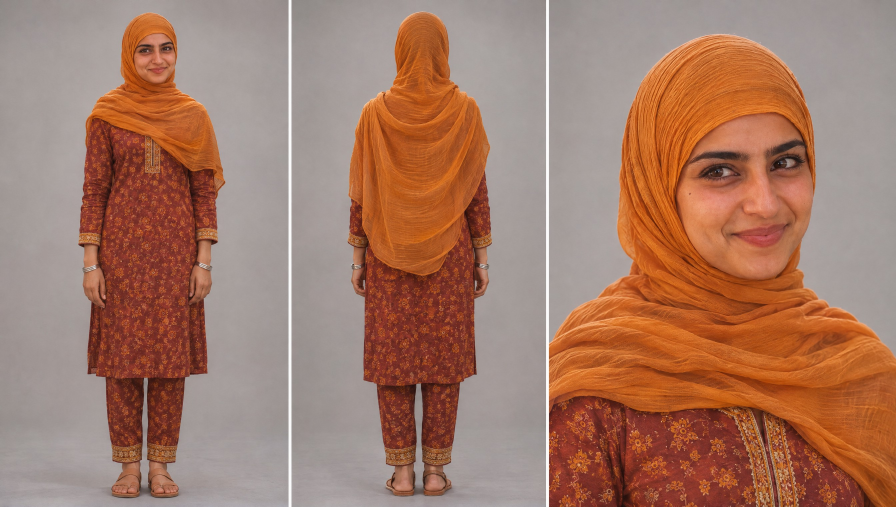
#> input picture bviro/aqr/characters/jokha_sheet.jpg, 2688 x 1520 px, given in place of S4_majlis.png, which was not available (shown at 1/3 size)
$ python reel_360.py ../../aqr/characters ../../aqr/characters/old_face.jpg
#> lines starting #> are read from the running program, lines starting #| are printed output that depends on the picture
### bviro/avatar/tools/reel_kit.py
"""Shared pieces for the presenter reels: brand constants, Arabic captions with chips, the @bviro.1 handle,
talking-clip reader and small drawing helpers. Imported by the per-episode scripts (reel_360.py, ...)."""
import os
import subprocess

from PIL import Image, ImageDraw, ImageFilter, ImageFont

HERE = os.path.dirname(os.path.abspath(__file__))
B = os.path.dirname(os.path.dirname(HERE))  # bviro/
W, H, FPS = 1080, 1920, 30
PURPLE, TURQ, DARK, WHITE = (127, 2, 254), (0, 205, 200), (43, 1, 87), (255, 255, 255)
CHIP, TCHIP = "chip", "tchip"


def ease_out(x):
    x = min(max(x, 0.0), 1.0)
    return 1 - (1 - x) ** 3


def ease_io(x):
    x = min(max(x, 0.0), 1.0)
    return x * x * (3 - 2 * x)


def cairo(size, weight=900):
    f = ImageFont.truetype(f"{B}/fonts/Cairo-VF.ttf", size)
    f.set_variation_by_axes([weight, 0])
    return f


def tajawal(size):
    return ImageFont.truetype(f"{B}/fonts/Tajawal-Bold.ttf", size)


def tw(d, t, font):
    return d.textlength(t, font=font, direction="rtl", language="ar")


# [19 lines left out: function draw_line, not called in this run]


def caption_layer(lines, size=92, cy=1465, lead=1.36, hidden=()):
    """Caption as (cropped RGBA image, its box on the frame). hidden: set of (line index, segment index)."""
    font = cairo(size)
    layer = Image.new("RGBA", (W, H), (0, 0, 0, 0))
    step = int(size * lead)
    y0 = cy - step * (len(lines) - 1) / 2
    for i, segs in enumerate(lines):
        draw_line(layer, segs, font, y0 + i * step, hidden={s for (l, s) in hidden if l == i})
    sh = Image.new("RGBA", (W, H), (0, 0, 0, 0))
    a = layer.getchannel("A").filter(ImageFilter.GaussianBlur(14)).point(lambda v: int(v * 0.6))
    sh.paste((20, 0, 45, 255), (0, 10), a)
    full = Image.alpha_composite(sh, layer)
    box = full.getbbox()
    return full.crop(box), box


# [63 lines left out: functions handle_layer, paste_clip, faded, send_icon, pill, not called in this run]


class Clip:
    """Sequential reader of a talking clip, resampled to FPS and fitted to the frame."""

    # [27 lines left out: functions __init__, read, close, punch, not called in this run]

### bviro/avatar/tools/reel_360.py
"""Reel «جولة 360 ولا تجربة VR؟» (Oman-targeted buyer question, workshop design).

Talking shots A1..A4 are audio-driven clips made with the approved lip method (CHARACTER.md section 8). The 360 scene
(a real-looking room you turn around in) and the VR scene (a built 3D room you walk into, touch and change) are drawn
here from stills.

usage: python3 -I reel_360.py WORK_DIR OUT_MP4 [--draft] [--cover COVER_JPG]
  WORK_DIR/img/    S1_cam.png S2_choice.png W1_hook.png S4_majlis.png S5a_vr.png S5b_vr.png
  WORK_DIR/voice/  voice_main.wav
  WORK_DIR/clips/  A1.mp4 .. A4.mp4 (each made from LEAD seconds of silence + its voice segment)
  --draft          talking shots are replaced by their still pose (layout check only)
"""
import math
import os
import subprocess
import sys

import numpy as np
from PIL import Image, ImageDraw, ImageFilter

sys.path.insert(0, os.path.dirname(os.path.abspath(__file__)))
from reel_kit import (CHIP, DARK, FPS, H, PURPLE, TCHIP, TURQ, W, WHITE, Clip, cairo, caption_layer, draw_line, ease_io,  # noqa: E402
                      ease_out, faded, handle_layer, paste_clip, pill, punch, tajawal)

WORK, OUT = sys.argv[1], sys.argv[2]
DRAFT = "--draft" in sys.argv[3:]
COVER = sys.argv[sys.argv.index("--cover") + 1] if "--cover" in sys.argv else None

# ---- timeline, in the voice file's own time ------------------------------------------------------------------------
PRE, HOLD, LEAD = 0.10, 0.60, 0.25
CUTS = [0.0, 2.79, 6.75, 12.13, 17.19, 21.15, 22.96]  # every cut sits inside a pause
SEGS = [("A1", "talk", "S1_cam"), ("A2", "talk", "S2_choice"), ("B1", "pano", None), ("B2", "vr", None),
        ("A3", "talk", "S2_choice"), ("A4", "talk", "W1_hook")]
AUDIO_T0 = {0: 0.0, 1: 2.79, 4: 17.19, 5: 21.15}  # voice time at which each talking clip's audio segment starts
END = CUTS[-1] + HOLD
NFRAMES = int(round((PRE + END) * FPS))

L_A2 = [[("قدامك طريقين", WHITE)], [("جولة 360", TCHIP), ("أو", WHITE), ("تجربة VR", CHIP)]]
L_B2 = [[("تتمشى", WHITE), ("تلمس", WHITE), ("تغيّر", TCHIP)]]
L_A3 = [[("المكان موجود؟", WHITE), ("جولة 360", TCHIP)], [("ما انبنى بعد؟", WHITE), ("تجربة VR", CHIP)]]
# captions: lines, start, end, options. "hidden" keeps a piece in the layout without drawing it yet; "fade" makes a
# card appear without the pop (used when it only adds a piece to the card before it).
CARDS = [
    ([[("عندك مشروع", WHITE), ("في عُمان", TCHIP)], [("وتريد الناس تشوفه؟", WHITE)]], -PRE, 2.79, {"size": 82}),
    (L_A2, 2.94, 4.25, {"size": 84, "hidden": {(1, 0), (1, 1), (1, 2)}}),
    (L_A2, 4.13, 5.51, {"size": 84, "hidden": {(1, 1), (1, 2)}, "fade": True}),
    (L_A2, 5.39, 6.75, {"size": 84, "fade": True}),
    ([[("الـ360", TCHIP), ("تصوير حقيقي", WHITE)]], 6.98, 9.25, {}),
    ([[("تلف وتشوف كل شي", WHITE)]], 9.51, 10.82, {}),
    ([[("بس", WHITE), ("واقف مكانك", CHIP)]], 11.04, 12.13, {}),
    ([[("الـVR", CHIP), ("عالم مبني", WHITE)]], 12.32, 14.52, {}),
    (L_B2, 14.71, 15.66, {"hidden": {(0, 1), (0, 2)}}),
    (L_B2, 15.54, 16.42, {"hidden": {(0, 2)}, "fade": True}),
    (L_B2, 16.30, 17.19, {"fade": True}),
    (L_A3, 17.40, 18.56, {"size": 72, "hidden": {(0, 1), (1, 0), (1, 1)}}),
    (L_A3, 18.44, 19.62, {"size": 72, "hidden": {(1, 0), (1, 1)}, "fade": True}),
    (L_A3, 19.50, 20.56, {"size": 72, "hidden": {(1, 1)}, "fade": True}),
    (L_A3, 20.44, 21.15, {"size": 72, "fade": True}),
    ([[("أرسله لصاحب مشروع", WHITE)], [("يحتاجه", TCHIP)]], 21.29, END, {}),
]
MID_CTA = (12.45, 17.05)  # the written call to action, while about 40% of viewers are still watching


def load(name, mode="RGB"):
#> called with name = 'S4_majlis', mode = 'RGB'
    return Image.open(f"{WORK}/img/{name}.png").convert(mode)
#> returned value is the input picture: PIL image 2688x1520 RGB; mean R, G, B 164, 121.9, 103


# ---- 360 scene -----------------------------------------------------------------------------------------------------
PANO = load("S4_majlis")
PSC = H / PANO.size[1]  # panorama pixels -> screen pixels
#> PSC = 1.26
PAN_MAX = PANO.size[0] * PSC - W
#> PAN_MAX = 2315.4


# [63 lines left out: functions pan_x, gauge, pin, scene_pano, not called in this run]


# ---- VR scene ------------------------------------------------------------------------------------------------------
VR_A = load("S5a_vr").resize((W, H), Image.LANCZOS)
#> call 2 of load, with name = 'S5a_vr', mode = 'RGB'
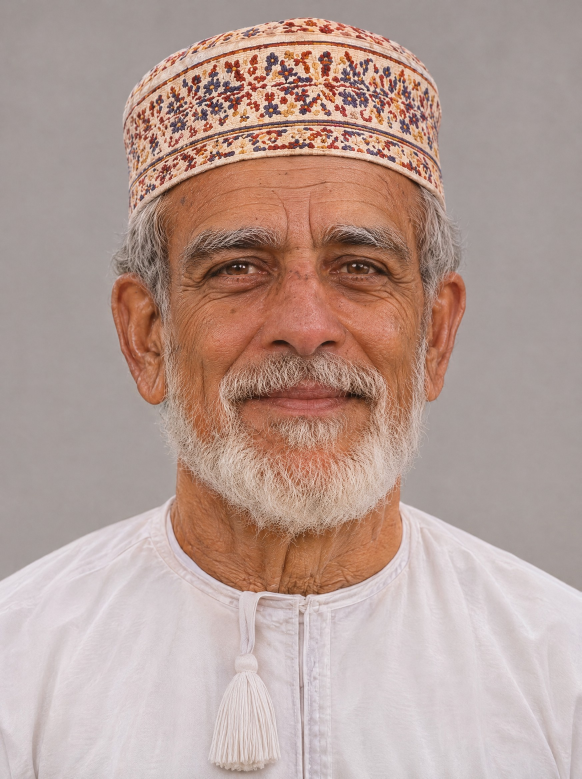
#> input picture bviro/aqr/characters/old_face.jpg, 1744 x 2336 px, given in place of S5a_vr.png, which was not available (shown at 1/3 size)
#> in load, returned value is the input picture: PIL image 1744x2336 RGB; mean R, G, B 182.4, 158.1, 150
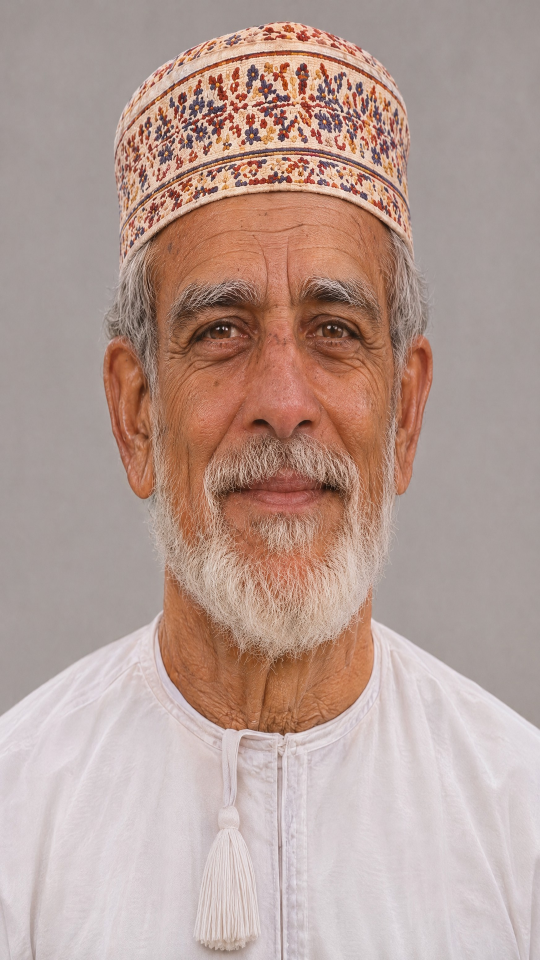
#> VR_A: PIL image 1080x1920 RGB (shown at 1/2 size); mean R, G, B 182.4, 158.1, 150
VR_B = load("S5b_vr").resize((W, H), Image.LANCZOS)
ANCHOR = (757.0, 938.0)  # pushing VR_A in around this point brings the sofa to where it sits in VR_B
Z_WALK = 1.37
TOUCH = (730.0, 1206.0)  # fingertip on the sofa in VR_B


def grey_sofa(img):
    """VR_B with its turquoise sofa turned back to grey, and the mask of what changed."""
    a = np.asarray(img, np.float32) / 255.0
    r, g, b = a[..., 0], a[..., 1], a[..., 2]
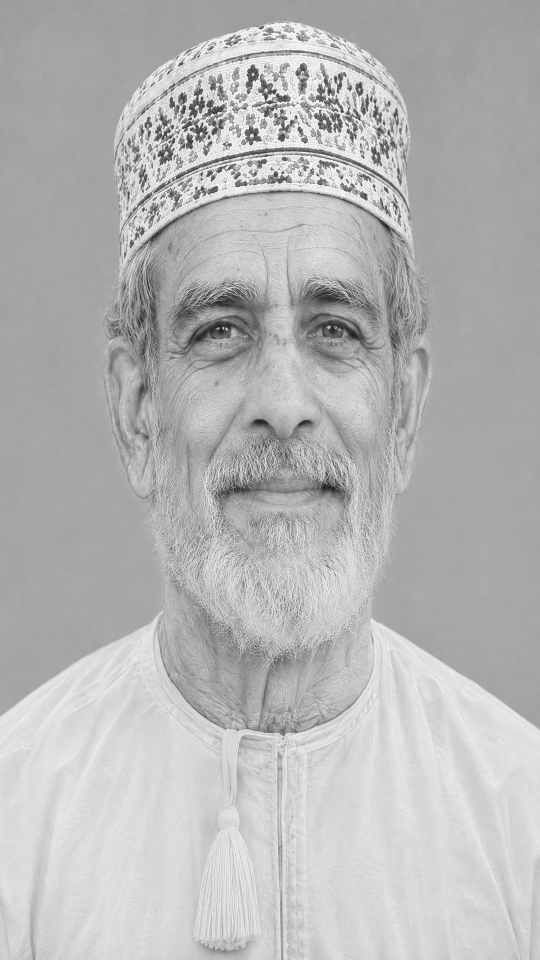
#> r: shape (1920, 1080) float32 (shown at 1/2 size); min 0.0588, max 1, mean 0.715
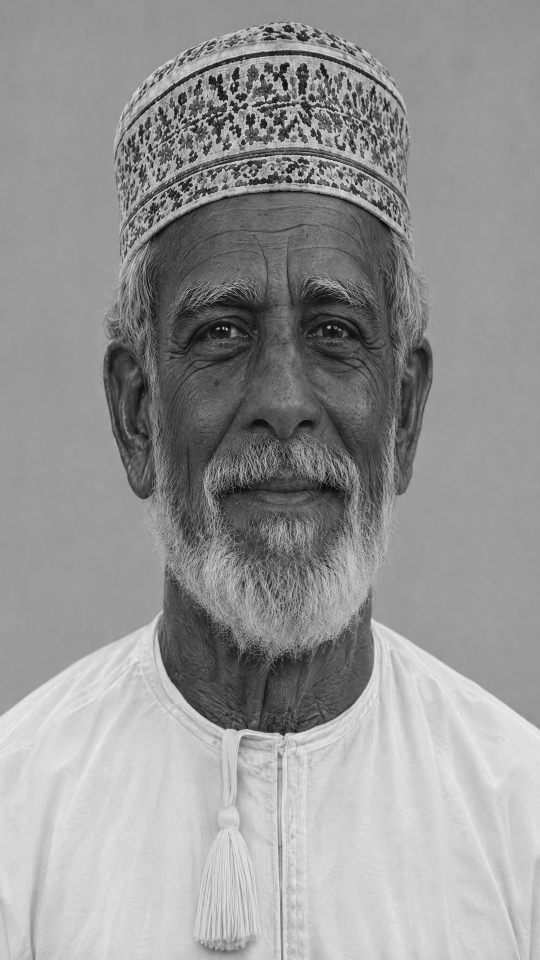
#> b: shape (1920, 1080) float32 (shown at 1/2 size); min 0, max 1, mean 0.588
    mx, mn = a.max(-1), a.min(-1)
    sat = (mx - mn) / np.maximum(mx, 1e-6)
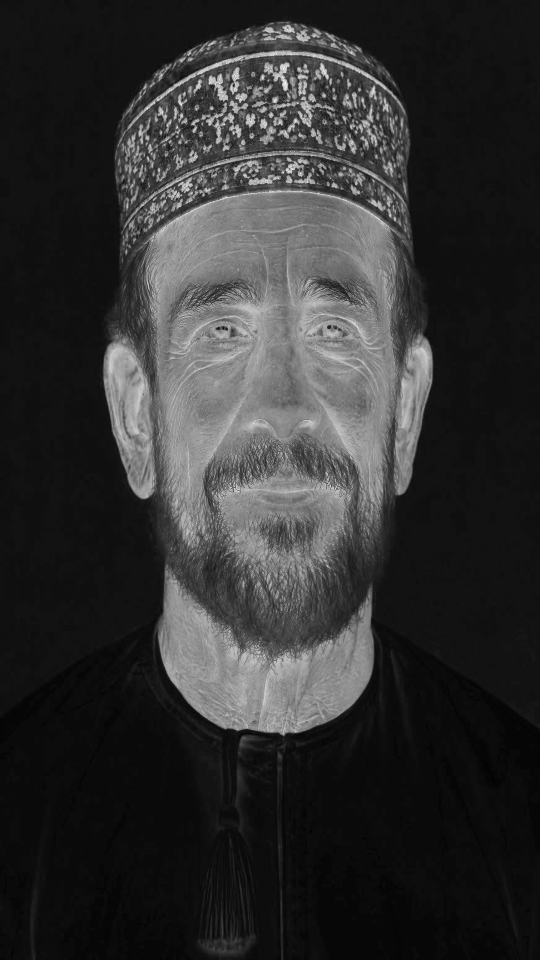
#> sat: shape (1920, 1080) float32 (shown at 1/2 size); min 0, max 1, mean 0.195
    hue = np.zeros_like(mx)
    d = np.maximum(mx - mn, 1e-6)
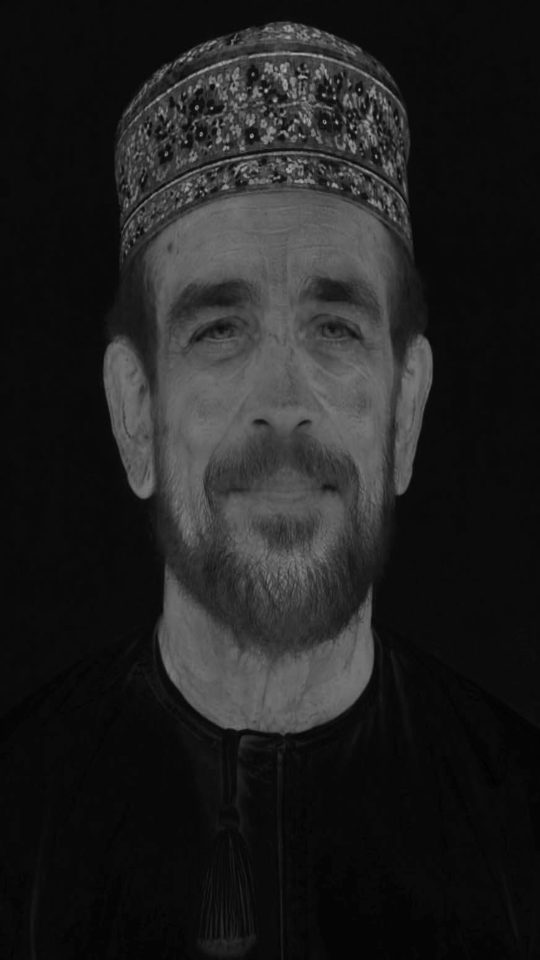
#> d: shape (1920, 1080) float32 (shown at 1/2 size); min 1e-06, max 0.71, mean 0.13
    hue = np.where(mx == g, 60 * ((b - r) / d) + 120, hue)
    hue = np.where(mx == b, 60 * ((r - g) / d) + 240, hue)
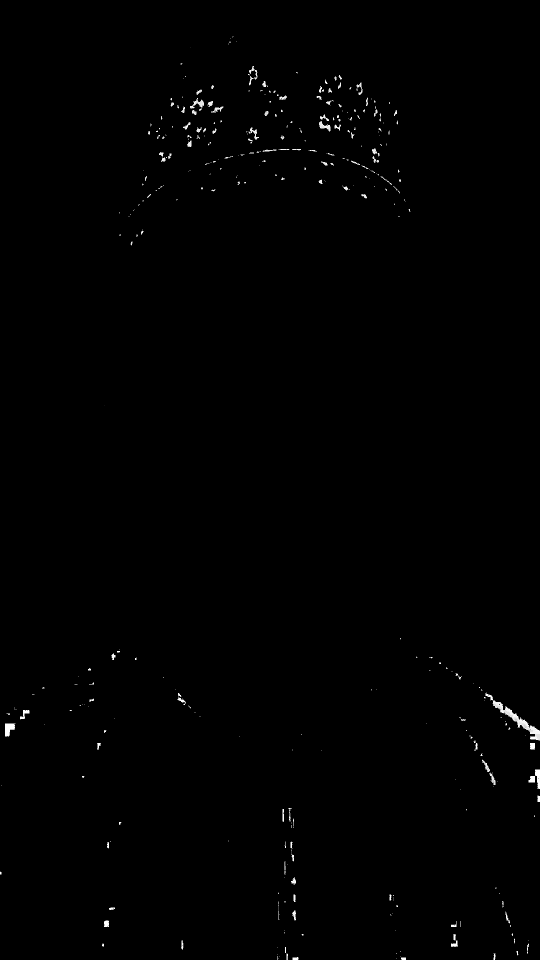
#> hue: shape (1920, 1080) float32 (shown at 1/2 size); min 0, max 300, mean 1.4; drawn with min black and max white
    m = ((hue > 160) & (hue < 190) & (sat > 0.48) & (mx > 0.25)).astype(np.float32)
#> m: shape (1920, 1080) float32; every value is 0
    yy = np.arange(H)[:, None]
    m *= ((yy > 880) & (yy < 1330)).astype(np.float32)
    m = np.asarray(Image.fromarray((m * 255).astype(np.uint8)).filter(ImageFilter.MaxFilter(5)).filter(ImageFilter.GaussianBlur(2.5)), np.float32) / 255.0
    lum = (0.299 * r + 0.587 * g + 0.114 * b)
    grey = np.stack([lum * 1.10 + 0.05, lum * 1.10 + 0.05, lum * 1.08 + 0.05], -1)
    out = a * (1 - m[..., None]) + np.clip(grey, 0, 1) * m[..., None]
    return Image.fromarray((np.clip(out, 0, 1) * 255).astype(np.uint8)), m


VR_B_GREY, SOFA_MASK = grey_sofa(VR_B)
_yy, _xx = np.mgrid[0:H, 0:W].astype(np.float32)
DIST = np.hypot(_xx - TOUCH[0], _yy - TOUCH[1])
VR_B_ARR, VR_B_GREY_ARR = np.asarray(VR_B, np.float32), np.asarray(VR_B_GREY, np.float32)
T_WALK, T_TOUCH, T_CHANGE = 14.62, 15.54, 16.30


# [52 lines left out: functions scene_vr, talk_zoom, make_cover, not called in this run]


# ---- render --------------------------------------------------------------------------------------------------------
def main():
    if COVER:
        make_cover(COVER)
    caps = []
    for lines, a, b, opt in CARDS:
        o = dict(opt)
        fade = o.pop("fade", False)
        img, box = caption_layer(lines, **o)
        caps.append((img, box, a, b, fade))
    handle = handle_layer()
    cta = pill("أرسله لصاحب مشروع", size=46, icon="send")
    enc = subprocess.Popen(["ffmpeg", "-v", "error", "-y", "-f", "rawvideo", "-pix_fmt", "rgb24", "-s", f"{W}x{H}", "-r", str(FPS), "-i", "-",
                            "-i", f"{WORK}/voice/voice_main.wav",
                            "-filter_complex", f"[1:a]adelay={int(PRE * 1000)}:all=1,loudnorm=I=-14:TP=-1.5:LRA=11,apad[a]",
                            "-map", "0:v", "-map", "[a]", "-t", f"{NFRAMES / FPS:.4f}",
                            "-c:v", "libx264", "-crf", "17", "-preset", "slow", "-pix_fmt", "yuv420p", "-c:a", "aac", "-b:a", "192k", "-ar", "48000",
                            "-movflags", "+faststart", OUT], stdin=subprocess.PIPE)
    cur, clip, still = -1, None, None
    for n in range(NFRAMES):
        t = n / FPS - PRE
        seg = min(max([i for i in range(len(SEGS)) if t >= CUTS[i]] or [0]), len(SEGS) - 1)
        name, kind, pose = SEGS[seg]
        if seg != cur:
            if clip:
                clip.close()
                clip = None
            cur = seg
            if kind == "talk":
                if DRAFT:
                    still = load(pose).resize((W, H), Image.LANCZOS)
                else:
                    clip = Clip(f"{WORK}/clips/{name}.mp4", LEAD + (t - AUDIO_T0[seg]))
        if kind == "talk":
            fr = punch(still if DRAFT else clip.read(), talk_zoom(seg, t))
        elif kind == "pano":
            fr = scene_pano(t)
        else:
            fr = scene_vr(t)
        fr = fr.convert("RGBA")
        for img, box, a, b, fade in caps:
            if a <= t < b:
                k = ease_out((t - a) / 0.14) if a > -PRE else 1.0
                if k < 1 and not fade:
                    s = 0.84 + 0.16 * k
                    im2 = faded(img.resize((max(1, int(img.size[0] * s)), max(1, int(img.size[1] * s))), Image.LANCZOS), k)
                    cx, cy = (box[0] + box[2]) / 2, (box[1] + box[3]) / 2
                    paste_clip(fr, im2, int(cx - im2.size[0] / 2), int(cy - im2.size[1] / 2))
                else:
                    fr.alpha_composite(faded(img, k) if k < 1 else img, (box[0], box[1]))
        if MID_CTA[0] <= t < MID_CTA[1]:
            k = min(ease_out((t - MID_CTA[0]) / 0.25), ease_out((MID_CTA[1] - t) / 0.2))
            c = faded(cta, k)
            paste_clip(fr, c, (W - c.size[0]) // 2, int(150 - 24 * (1 - k)))
        fr.alpha_composite(handle)
        if DRAFT and kind == "talk":
            d = ImageDraw.Draw(fr)
            d.rounded_rectangle([40, 150, 400, 226], radius=20, fill=(200, 30, 30, 235))
            d.text((220, 190), "مسودة: بدون كلام", font=tajawal(38), fill=WHITE, anchor="mm", direction="rtl", language="ar")
        enc.stdin.write(fr.convert("RGB").tobytes())
    if clip:
        clip.close()
    enc.stdin.close()
    assert enc.wait() == 0
    print("ok", OUT, NFRAMES, "frames", round(NFRAMES / FPS, 3), "s")


if __name__ == "__main__":
#> (the run stopped early here; a loop or call above may not have finished)
